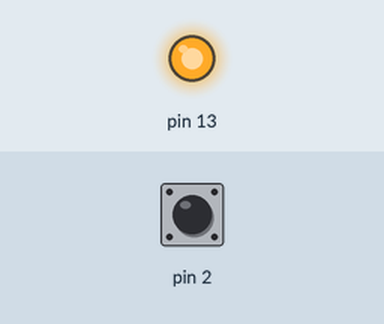
The sketch below on a simulated Arduino Uno, built with avr-gcc and run on an emulated ATmega328P. Parts: output pins drawn as LEDs (lit = HIGH). Inputs (shaded band) come from the test bench; at power-on: pin 2 HIGH. What the sketch prints to the serial monitor is not drawn.

Above: at 1.2 s.
1.3 s: pin 2 pulled LOW for 0.15 s
At 1.37 s:
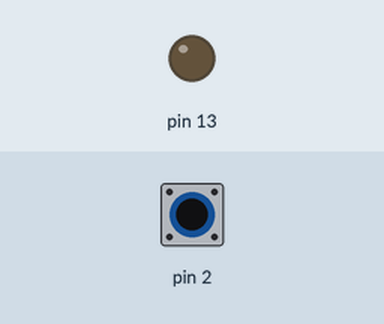
2.9 s: pin 2 pulled LOW for 3.2 s
At 6.7 s:
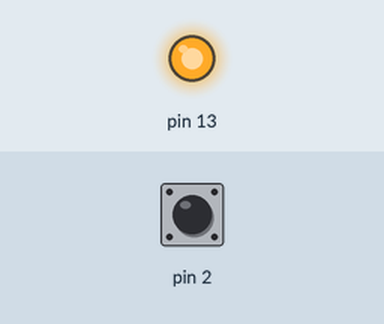
Timing chart, 0 to 8.2 s (numbered marks = the images above; inputs shaded):
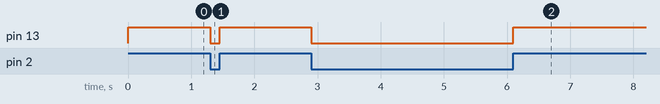

Measured:
- after the input at 1.3 s, pin 13: HIGH → LOW at once, → HIGH 0.15 s later
- after the input at 2.9 s, pin 13: HIGH → LOW at once, → HIGH 3.2 s later

The sketch:

sketch_sep24c.ino
```cpp
void setup()
{
  Serial.begin(9600);
  pinMode(2,INPUT_PULLUP);
  pinMode(13, OUTPUT);

}

void loop()
{
  Serial.print(digitalRead(2));
  if(digitalRead(2)==1)
  {
  digitalWrite(13,HIGH);

  }
  if(digitalRead(2)==0)
  {
    digitalWrite(13, LOW);
  }

}
```
